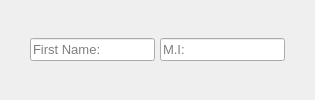
                        <widget class="QWidget" name="widget_16" native="true">
                         <layout class="QVBoxLayout" name="verticalLayout_33">
                          <property name="spacing">
                           <number>25</number>
                          </property>
                          <property name="leftMargin">
                           <number>0</number>
                          </property>
                          <property name="topMargin">
                           <number>0</number>
                          </property>
                          <property name="rightMargin">
                           <number>0</number>
                          </property>
                          <property name="bottomMargin">
                           <number>0</number>
                          </property>
                          <item>
                           <widget class="QWidget" name="widget_17" native="true">
                            <layout class="QHBoxLayout" name="horizontalLayout_7">
                             <property name="spacing">
                              <number>5</number>
                             </property>
                             <property name="sizeConstraint">
                              <enum>QLayout::SetFixedSize</enum>
                             </property>
                             <property name="leftMargin">
                              <number>0</number>
                             </property>
                             <property name="topMargin">
                              <number>0</number>
                             </property>
                             <property name="rightMargin">
                              <number>0</number>
                             </property>
                             <property name="bottomMargin">
                              <number>0</number>
                             </property>
                             <item>
                              <widget class="QWidget" name="widget_18" native="true">
                               <layout class="QVBoxLayout" name="verticalLayout_34">
                                <property name="spacing">
                                 <number>0</number>
                                </property>
                                <property name="leftMargin">
                                 <number>30</number>
                                </property>
                                <property name="topMargin">
                                 <number>0</number>
                                </property>
                                <property name="rightMargin">
                                 <number>0</number>
                                </property>
                                <property name="bottomMargin">
                                 <number>0</number>
                                </property>
                                <item>
                                 <widget class="QLineEdit" name="studFirst_lineEdit">
                                  <property name="font">
                                   <font>
                                    <pointsize>10</pointsize>
                                   </font>
                                  </property>
                                  <property name="toolTip">
                                   <string>Required*</string>
                                  </property>
                                  <property name="styleSheet">
                                   <string notr="true"/>
                                  </property>
                                  <property name="text">
                                   <string/>
                                  </property>
                                  <property name="placeholderText">
                                   <string>First Name:</string>
                                  </property>
                                 </widget>
                                </item>
                               </layout>
                              </widget>
                             </item>
                             <item alignment="Qt::AlignLeft">
                              <widget class="QWidget" name="widget_19" native="true">
                               <layout class="QVBoxLayout" name="verticalLayout_35">
                                <property name="spacing">
                                 <number>0</number>
                                </property>
                                <property name="leftMargin">
                                 <number>0</number>
                                </property>
                                <property name="topMargin">
                                 <number>0</number>
                                </property>
                                <property name="rightMargin">
                                 <number>30</number>
                                </property>
                                <property name="bottomMargin">
                                 <number>0</number>
                                </property>
                                <item>
                                 <widget class="QLineEdit" name="studMiddle_lineEdit">
                                  <property name="font">
                                   <font>
                                    <pointsize>10</pointsize>
                                   </font>
                                  </property>
                                  <property name="toolTip">
                                   <string>Required*</string>
                                  </property>
                                  <property name="styleSheet">
                                   <string notr="true"/>
                                  </property>
                                  <property name="text">
                                   <string/>
                                  </property>
                                  <property name="placeholderText">
                                   <string>M.I:</string>
                                  </property>
                                 </widget>
                                </item>
                               </layout>
                              </widget>
                             </item>
                            </layout>
                           </widget>
                          </item>
                         </layout>
                        </widget>
